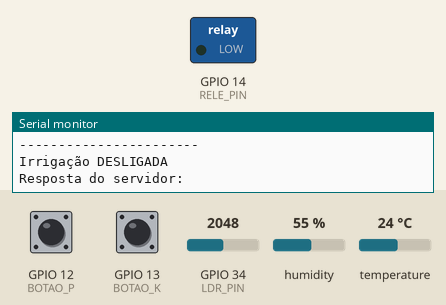
Simulated run of this sketch. Board: ESP32. Shown: switched loads named in the sketch (green lamp = pin HIGH), the last lines printed to the serial monitor. The inputs (shaded band) are chosen by the test bench; at power-on: humidity 55 %, GPIO 12 (BOTAO_P) HIGH, GPIO 13 (BOTAO_K) HIGH, GPIO 34 (LDR_PIN) = 2048, temperature 24 °C. WiFi joins after 1.5 s; servers stay silent unless stated; uploads are accepted with an empty reply.

Above: at 3.2 s.
3.3 s: humidity set to 51 %
6.2 s: humidity set to 48 %
At 6.8 s:
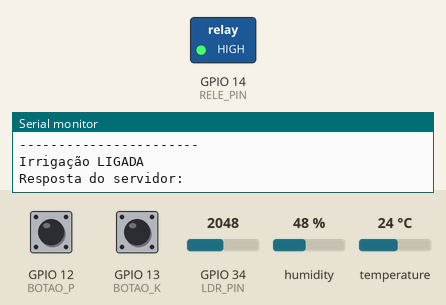
17.1 s: humidity set to 68 %
At 18.9 s:
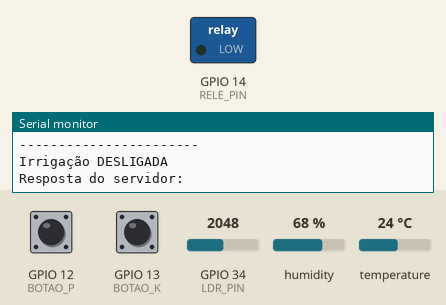
20.0 s: humidity set to 22 %
At 23.2 s:
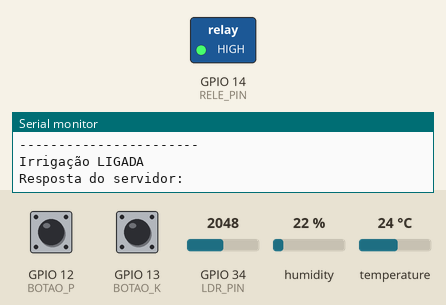
Timing chart, 0 to 24.4 s (numbered marks = the images above; inputs shaded):
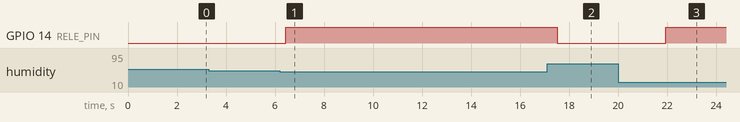

The sketch:

irrigacao.ino
```cpp
#include "DHT.h"
#include <WiFi.h>
#include <HTTPClient.h>

#define DHTPIN 15  // Pino onde o DHT22 está conectado
#define DHTTYPE DHT22

// Definir os pinos dos botões e LDR
#define BOTAO_P 12   // Sensor de nutrientes P
#define BOTAO_K 13   // Sensor de nutrientes K
#define LDR_PIN 34   // Usando GPIO 34 para o pino analógico do LDR

// Definir o pino do relé
#define RELE_PIN 14  // Pino do relé

DHT dht(DHTPIN, DHTTYPE);

// Definindo parâmetros
const float UMIDADE_MINIMA = 50.0; // Umidade mínima para ativar irrigação
const float pH_MIN = 6.0;          // Valor mínimo de pH
const float pH_MAX = 8.0;          // Valor máximo de pH

// Definir credenciais de Wi-Fi e URL do servidor
const char* ssid = "Wokwi-GUEST";
const char* password = "";
const char* serverUrl = "http://192.168.15.78:5000/inserir_dados";  // Substitua pelo IP do servidor

void setup() {
  Serial.begin(115200);

  // Conectar ao Wi-Fi com timeout
  WiFi.disconnect(true);  // Limpa configurações salvas
  WiFi.begin(ssid, password);
  Serial.print("Conectando ao WiFi");

  int tentativas = 0;
  while (WiFi.status() != WL_CONNECTED && tentativas < 20) {
      delay(1000);
      Serial.print(".");
      tentativas++;
  }

  if (WiFi.status() == WL_CONNECTED) {
      Serial.println(" Conectado ao WiFi!");
  } else {
      Serial.println(" Falha ao conectar ao WiFi.");
      return;
  }

  // Inicializar os pinos dos botões e do relé
  pinMode(BOTAO_P, INPUT_PULLUP);
  pinMode(BOTAO_K, INPUT_PULLUP);
  pinMode(RELE_PIN, OUTPUT);
  digitalWrite(RELE_PIN, LOW);

  // Inicializar o sensor DHT22
  dht.begin();
}

void enviarDados(float umidade, float temperatura, float nivelpH, bool estadoP, bool estadoK, bool irrigacaoAtiva) {
    if (WiFi.status() == WL_CONNECTED) {
        HTTPClient http;
        http.begin(serverUrl);

        // Formatar dados em JSON
        String jsonPayload = "{\"umidade\": " + String(umidade) +
                             ", \"temperatura\": " + String(temperatura) +
                             ", \"pH\": " + String(nivelpH) +
                             ", \"P\": " + String(estadoP) +
                             ", \"K\": " + String(estadoK) +
                             ", \"irrigacaoAtiva\": " + String(irrigacaoAtiva) + "}";

        http.addHeader("Content-Type", "application/json");
        int httpResponseCode = http.POST(jsonPayload);

        if (httpResponseCode > 0) {
            String response = http.getString();
            Serial.println("Resposta do servidor: " + response);
        } else {
            Serial.print("Erro ao enviar dados. Código de erro: ");
            Serial.println(httpResponseCode);
        }
        http.end();
    } else {
        Serial.println("WiFi desconectado. Dados não enviados.");
    }
}

void loop() {
  // Ler os valores dos botões
  bool estadoP = digitalRead(BOTAO_P) == LOW;
  bool estadoK = digitalRead(BOTAO_K) == LOW;

  // Ler o valor do LDR (simulando o pH) no GPIO 34
  int valorLDR = analogRead(LDR_PIN);
  float nivelpH = map(valorLDR, 0, 4095, 0, 14);

  // Ler umidade e temperatura do DHT22
  float umidade = dht.readHumidity();
  float temperatura = dht.readTemperature();

  if (isnan(umidade) || isnan(temperatura)) {
      Serial.println("Falha ao ler do DHT!");
      return;
  }

  // Mostrar valores no monitor serial
  Serial.print("Temperatura: ");
  Serial.print(temperatura);
  Serial.println(" °C");
  Serial.print("Umidade: ");
  Serial.print(umidade);
  Serial.println("%");
  Serial.print("Nutriente P: ");
  Serial.println(estadoP ? "Detectado" : "Não detectado");
  Serial.print("Nutriente K: ");
  Serial.println(estadoK ? "Detectado" : "Não detectado");
  Serial.print("pH: ");
  Serial.println(nivelpH);
  Serial.println("-----------------------");

  // Lógica para controle da irrigação
  bool irrigacaoAtiva = (umidade < UMIDADE_MINIMA || estadoP || estadoK || nivelpH < pH_MIN || nivelpH > pH_MAX);
  digitalWrite(RELE_PIN, irrigacaoAtiva ? HIGH : LOW);
  Serial.println(irrigacaoAtiva ? "Irrigação LIGADA" : "Irrigação DESLIGADA");

  // Enviar dados para o servidor
  enviarDados(umidade, temperatura, nivelpH, estadoP, estadoK, irrigacaoAtiva);

  delay(2000);  // Intervalo de 2 segundos entre leituras
}
```

Measured:
- the behaviour switches between 50 and 49 % on humidity (found by bisection; images 0 and 1)
- after the input at 6.2 s, GPIO 14 (RELE_PIN): LOW → HIGH after 0.24 s
- after the input at 17.1 s, GPIO 14 (RELE_PIN): HIGH → LOW after 0.41 s
- after the input at 20.0 s, GPIO 14 (RELE_PIN): LOW → HIGH after 1.9 s
